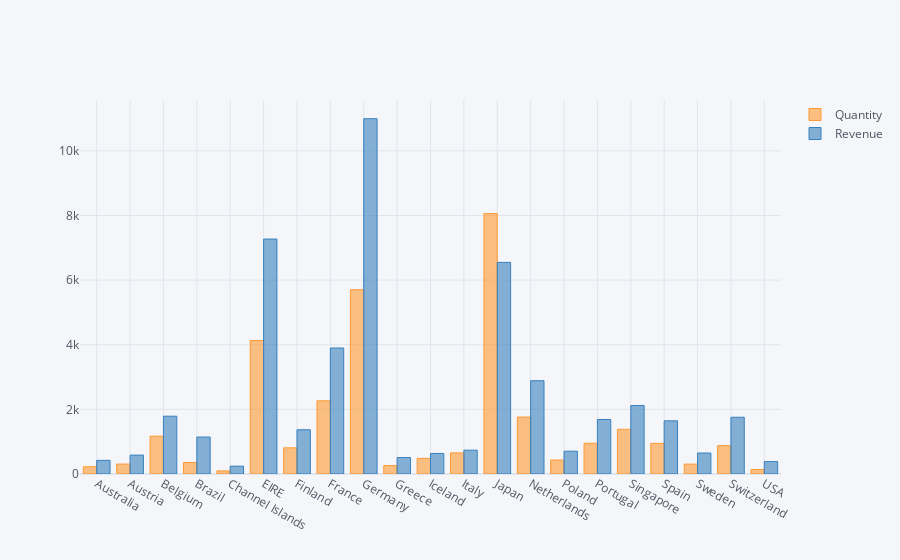

Notebook code cell kept with this figure:
### Markdown cell above
## 1. Create an interactive bar chart showing total quantity and revenue by country (excluding United Kingdom) for the month of April 2011.

### Code cell
data['Date'] = data['InvoiceDate'].dt.date
data['Day'] = data['InvoiceDate'].dt.day
data['Month'] = data['InvoiceDate'].dt.month
data['Year'] = data['InvoiceDate'].dt.year
data_exc_uk = data[(data['Country'] != 'United Kingdom') & (data['Month'] == 4) & (data['Year'] == 2011)]

agg_data = data_exc_uk.groupby('Country')['Quantity', 'Revenue'].sum()

agg_data.iplot(kind = 'bar')

### Figure 1 — Plotly figure (JSON) as saved in the notebook; plotly's stock layout.template omitted (floating-point values rounded to 4 significant figures)
{"data": [{"marker": {"color": "rgba(255, 153, 51, 0.6)", "line": {"color": "rgba(255, 153, 51, 1.0)", "width": 1}}, "name": "Quantity", "orientation": "v", "text": "", "type": "bar", "x": ["Australia", "Austria", "Belgium", "Brazil", "Channel Islands", "EIRE", "Finland", "France", "Germany", "Greece", "Iceland", "Italy", "Japan", "Netherlands", "Poland", "Portugal", "Singapore", "Spain", "Sweden", "Switzerland", "USA"], "y": [224, 308, 1170, 356, 96, 4129, 810, 2265, 5702, 260, 483, 653, 8058, 1762, 432, 951, 1384, 948, 306, 878, 137]}, {"marker": {"color": "rgba(55, 128, 191, 0.6)", "line": {"color": "rgba(55, 128, 191, 1.0)", "width": 1}}, "name": "Revenue", "orientation": "v", "text": "", "type": "bar", "x": ["Australia", "Austria", "Belgium", "Brazil", "Channel Islands", "EIRE", "Finland", "France", "Germany", "Greece", "Iceland", "Italy", "Japan", "Netherlands", "Poland", "Portugal", "Singapore", "Spain", "Sweden", "Switzerland", "USA"], "y": [421.6, 584.8, 1788.0, 1144.0, 243.0, 7270.0, 1369.0, 3899.0, 10990.0, 509.7, 636.2, 737.8, 6549.0, 2887.0, 705.8, 1688.0, 2119.0, 1646.0, 649.1, 1757.0, 383.9]}], "layout": {"legend": {"bgcolor": "#F5F6F9", "font": {"color": "#4D5663"}}, "paper_bgcolor": "#F5F6F9", "plot_bgcolor": "#F5F6F9", "title": {"font": {"color": "#4D5663"}}, "xaxis": {"gridcolor": "#E1E5ED", "showgrid": true, "tickfont": {"color": "#4D5663"}, "title": {"font": {"color": "#4D5663"}, "text": ""}, "zerolinecolor": "#E1E5ED"}, "yaxis": {"gridcolor": "#E1E5ED", "showgrid": true, "tickfont": {"color": "#4D5663"}, "title": {"font": {"color": "#4D5663"}, "text": ""}, "zerolinecolor": "#E1E5ED"}}}
